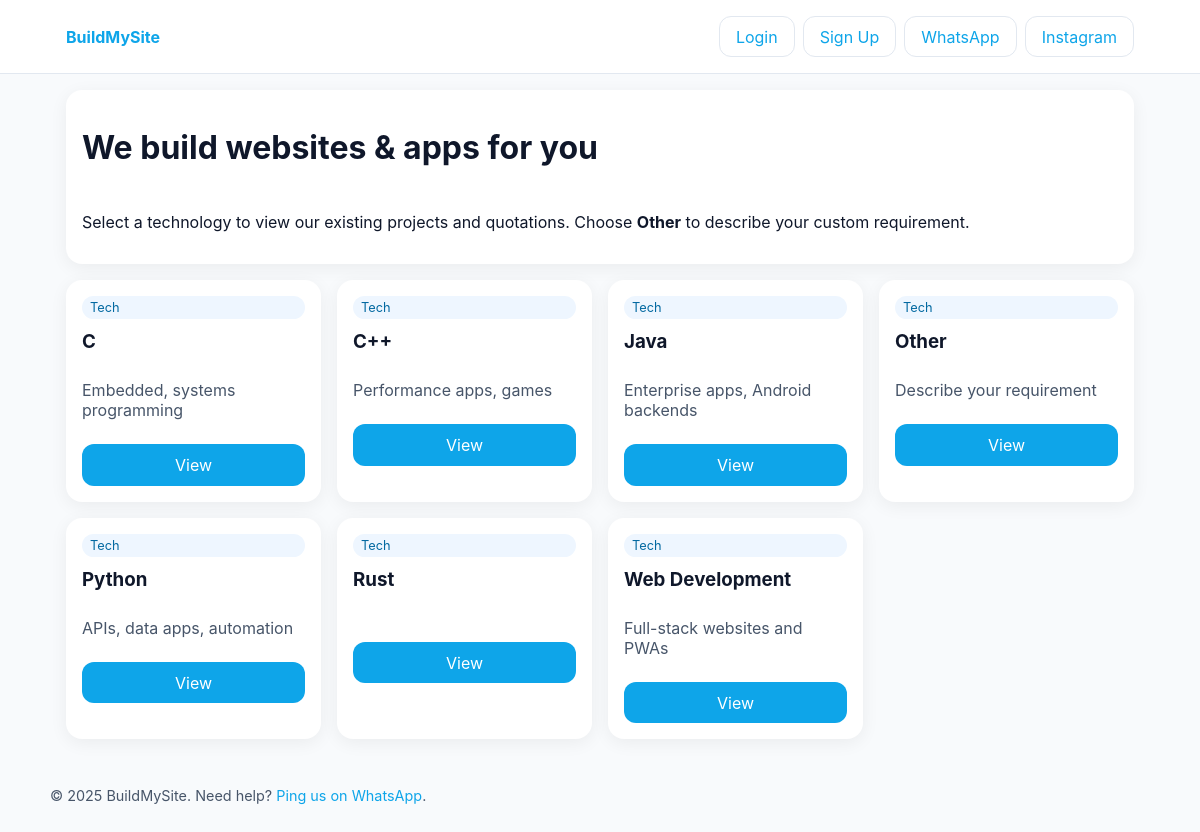
The page / on the database its author committed.
### app.py (models this page shows)
class TechLanguage(db.Model):
    id = db.Column(db.Integer, primary_key=True)
    name = db.Column(db.String(120), unique=True, nullable=False)
    description = db.Column(db.Text, default='')
    is_active = db.Column(db.Boolean, default=True)

### app.py (the view)
@app.route('/')
def index():
    techs = TechLanguage.query.filter_by(is_active=True).order_by(TechLanguage.name.asc()).all()
    return render_template('client/index.html', techs=techs)

### app.py (called while the page is built, shortened)
@app.before_request
def ensure_admin_seed():
    db.create_all()
    admin = User.query.filter_by(email=app.config['ADMIN_EMAIL']).first()

@app.context_processor
def inject_social_links():
    return dict(
        WHATSAPP_LINK='https://wa.me/919876543210',
        INSTAGRAM_LINK='https://instagram.com/your_handle'
    )

### templates/client/index.html
{% extends 'base.html' %}
{% block content %}
<header class="card" style="margin-bottom:1rem">
  <h1>We build websites & apps for you</h1>
  <p>Select a technology to view our existing projects and quotations. Choose <strong>Other</strong> to describe your custom requirement.</p>
</header>
<div class="grid grid-3">
  {% for tech in techs %}
    <div class="card">
      <div class="badge">Tech</div>
      <h3>{{ tech.name }}</h3>
      <p style="color:#475569">{{ tech.description or '' }}</p>
      <a class="btn primary" href="{{ url_for('tech_projects', tech_id=tech.id) }}">View</a>
    </div>
  {% endfor %}
</div>
{% endblock %}

### templates/base.html (shortened to what this page needs)
<!doctype html>
<html lang="en">
<head>
  <link rel="stylesheet" href="{{ url_for('static', filename='css/styles.css') }}">
</head>
<body>
  <nav class="nav">
    <div class="container nav-inner">
      <a href="{{ url_for('index') }}" class="logo"><strong>BuildMySite</strong></a>
      <div style="display:flex; gap:.5rem; align-items:center">
        {% if current_user.is_authenticated %}
          <span class="chip">Hi, {{ current_user.name }}</span>
          {% if current_user.is_admin %}
            <a class="btn" href="{{ url_for('admin_dashboard') }}">Admin</a>
          {% endif %}
          <a class="btn" href="{{ url_for('logout') }}">Logout</a>
        {% else %}
          <a class="btn" href="{{ url_for('login') }}">Login</a>
          <a class="btn" href="{{ url_for('register') }}">Sign Up</a>
        {% endif %}
        <a class="btn" target="_blank" rel="noreferrer" href="{{ WHATSAPP_LINK }}">WhatsApp</a>
        <a class="btn" target="_blank" rel="noreferrer" href="{{ INSTAGRAM_LINK }}">Instagram</a>
      </div>
    </div>
  </nav>
  <main class="container">
    {% block content %}{% endblock %}
  </main>
  <footer class="container footer">
    <div>© {{ 2025 }} BuildMySite. Need help? <a href="{{ WHATSAPP_LINK }}" target="_blank">Ping us on WhatsApp</a>.</div>
  </footer>
</body>
</html>

### static/css/styles.css (style rules this page uses)
:root { --brand:#0ea5e9; --text:#0f172a; --muted:#475569; --bg:#f8fafc; }
* { box-sizing:border-box }
body { font-family:Inter,system-ui,-apple-system,Segoe UI,Roboto,Ubuntu,"Helvetica Neue",Arial,"Noto Sans",sans-serif; margin:0; color:var(--text); background:var(--bg) }
a { color:var(--brand); text-decoration:none }
.container { max-width:1100px; margin:0 auto; padding:1rem }
.grid { display:grid; gap:1rem }
.grid-3 { grid-template-columns:repeat(auto-fill,minmax(220px,1fr)) }
.card { background:#fff; border-radius:16px; box-shadow:0 4px 18px rgba(2,8,23,.06); padding:1rem; display:flex; flex-direction:column; gap:.5rem }
.card h3 { margin:.2rem 0 }
.badge { display:inline-block; padding:.25rem .5rem; background:#eef6ff; color:#0369a1; border-radius:999px; font-size:.8rem }
.btn { display:inline-flex; align-items:center; justify-content:center; gap:.5rem; padding:.6rem 1rem; border-radius:12px; border:1px solid #e2e8f0; cursor:pointer }
.btn.primary { background:var(--brand); color:#fff; border-color:transparent }
.nav { background:#fff; border-bottom:1px solid #e2e8f0 }
.nav-inner { display:flex; align-items:center; justify-content:space-between }
.footer { padding:2rem 0; color:var(--muted); font-size:.9rem }

### rows shown on the page
TechLanguage: name "C", description "Embedded, systems programming"
TechLanguage: name "C++", description "Performance apps, games"
TechLanguage: name "Java", description "Enterprise apps, Android backends"
TechLanguage: name "Other", description "Describe your requirement"
TechLanguage: name "Python", description "APIs, data apps, automation"
TechLanguage: name "Rust"
TechLanguage: name "Web Development", description "Full-stack websites and PWAs"

### other values the page prints
{{ 2025 }} "2025"
